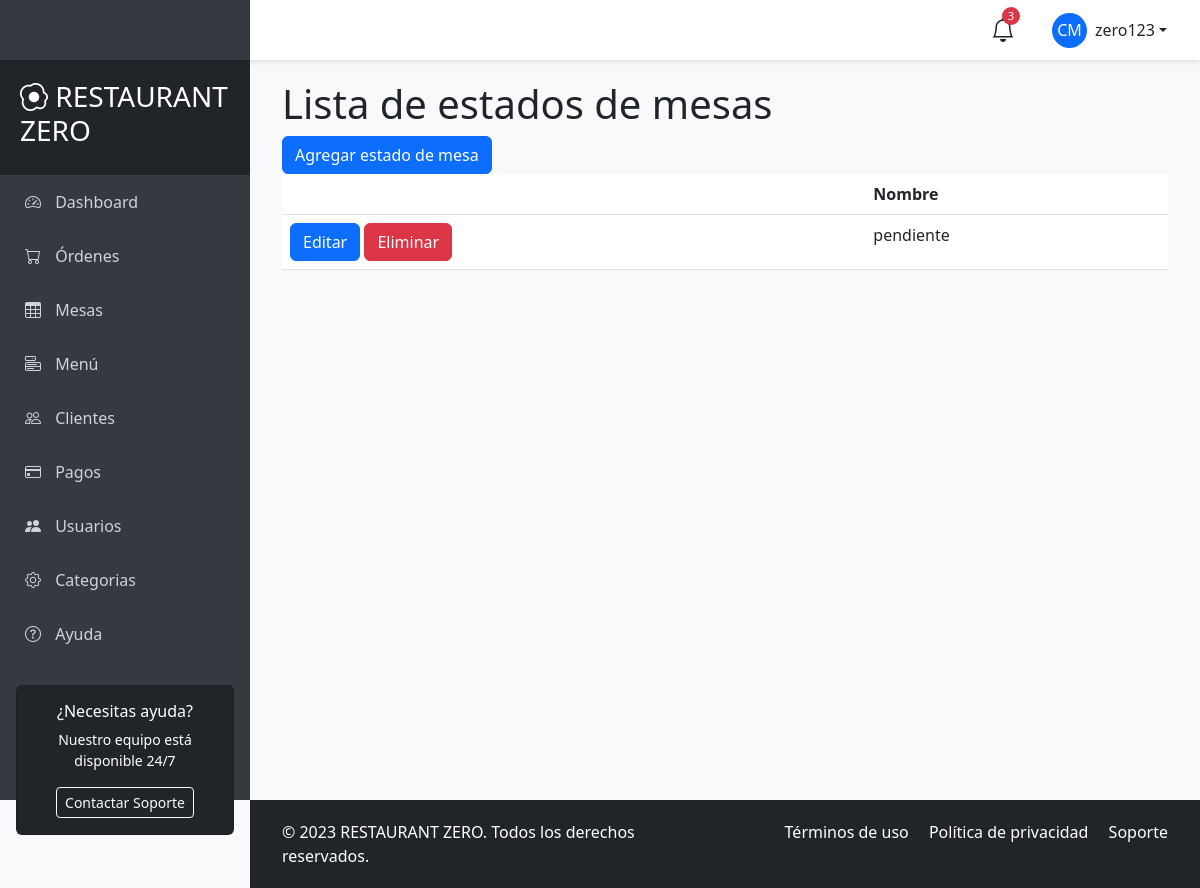
Before: /ordenes/mesas_estado/ (signed in) with the older database file.
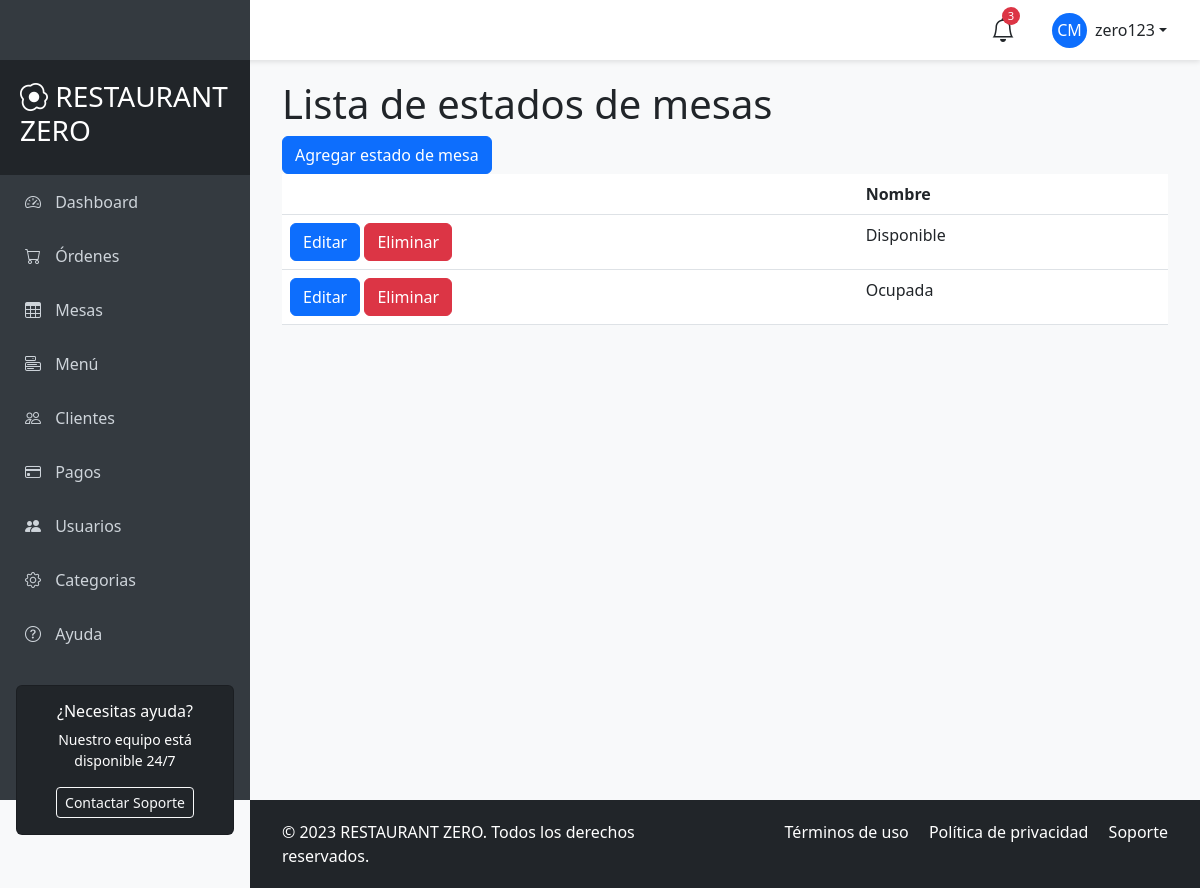
After: the same page with the newer database file.
### apps/ordenes/models.py (models this page shows, shortened)
class MesaEstado(models.Model):
    nombre = models.CharField(max_length=50)

### apps/ordenes/views.py (the view)
# urls.py: path('mesas_estado/', views.MesaEstadoListView.as_view(), name='mesas_estado_list'),
class MesaEstadoListView(LoginRequiredMixin, ListView):
    model = MesaEstado
    template_name = 'mesas/mesas_estado_list.html'
    context_object_name = 'mesas_estados'

### templates/mesas/mesas_estado_list.html
{% extends 'main/base_user.html' %}
{% block content %}
<h1>Lista de estados de mesas</h1>
<a class="btn btn-primary" href="{% url 'ordenes:mesas_estado_create' %}">Agregar estado de mesa</a>
<table class="table">
    <thead>
        <tr>
            <th></th>
            <th>Nombre</th>
        </tr>
    </thead>
    <tbody>
        {% for mesa_estado in mesas_estados %}
        <tr>
            <td>
                <a class="btn btn-primary" href="{% url 'ordenes:mesas_estado_update' mesa_estado.pk %}">Editar</a>
                <a class="btn btn-danger" href="{% url 'ordenes:mesas_estado_delete' mesa_estado.pk %}">Eliminar</a>
            </td>
            <td>{{ mesa_estado.nombre }}</td>
        </tr>
        {% endfor %}
    </tbody>
</table>
{% endblock %}

Changed rows visible on the page:
removed MesaEstado: nombre "pendiente"
added MesaEstado: nombre "Disponible"
added MesaEstado: nombre "Ocupada"
